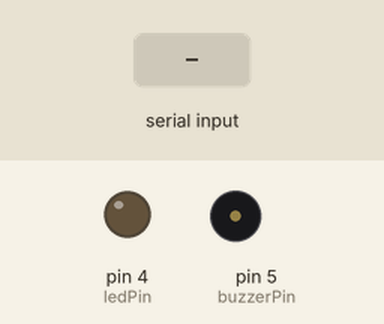
Simulated run of this sketch. Board: Arduino Uno, built with avr-gcc and run on an emulated ATmega328P. On the bench: output pins drawn as LEDs (lit = HIGH), buzzer (waves = sounding, pin HIGH). The test bench sets the inputs (shaded band).

Above: at 1.2 s.
1.3 s: "1" received over Serial
At 2.4 s:
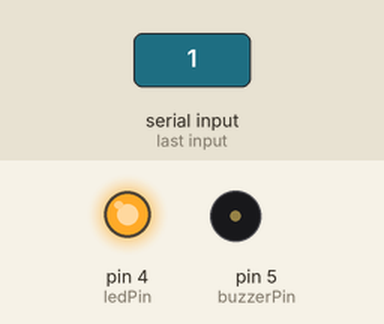
2.8 s: "2" received over Serial
At 3.5 s:
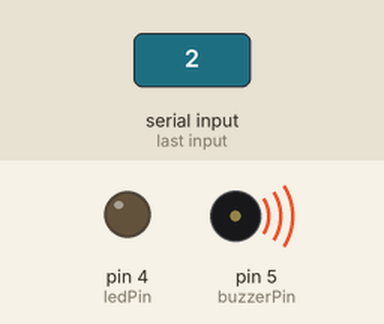
4.3 s: "0" received over Serial
At 4.6 s:
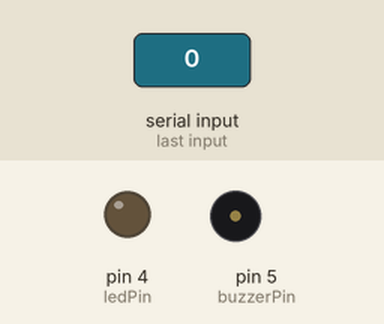
Timing chart, 0 to 7.3 s (numbered marks = the images above; inputs shaded):
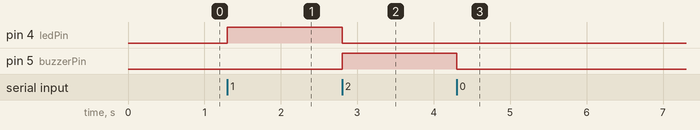

Measured:
- after the input at 1.3 s, pin 4 (ledPin): LOW → HIGH at once
- after the input at 2.8 s, pin 4 (ledPin): HIGH → LOW at once; pin 5 (buzzerPin): LOW → HIGH at once
- after the input at 4.3 s, pin 5 (buzzerPin): HIGH → LOW at once

The sketch:

sketch_dec24a.ino
```cpp
int ledPin = 4;      // Connect LED to digital pin 4
int buzzerPin = 5;   // Connect buzzer to digital pin 5

void setup() {
  pinMode(ledPin, OUTPUT);
  pinMode(buzzerPin, OUTPUT);
  Serial.begin(9600);
}

void loop() {
  if (Serial.available() > 0) {
    char command = Serial.read();

    if (command == '1') {
      digitalWrite(ledPin, HIGH);  // Turn on LED
      digitalWrite(buzzerPin, LOW);  // Turn off Buzzer
    } else if (command == '2') {
      digitalWrite(ledPin, LOW);  // Turn off LED
      digitalWrite(buzzerPin, HIGH);  // Turn on Buzzer
    } else if (command == '0') {
      digitalWrite(ledPin, LOW);  // Turn off LED
      digitalWrite(buzzerPin, LOW);  // Turn off Buzzer
    }
  }
}
```
